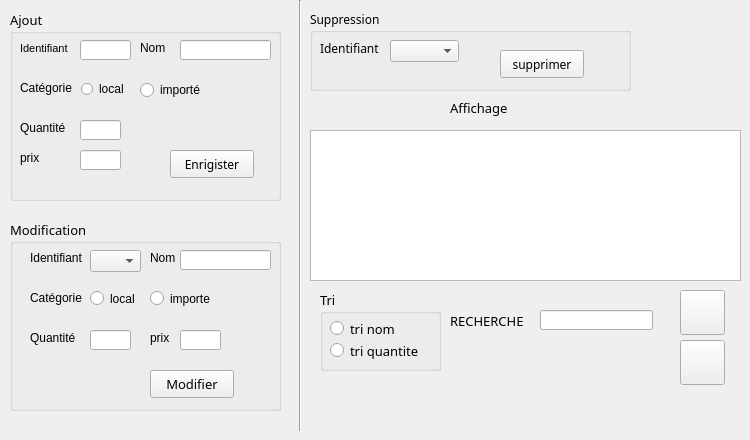
   <widget class="QWidget" name="tab">
    <attribute name="title">
     <string>Produit</string>
    </attribute>
    <widget class="Line" name="line_2">
     <property name="geometry">
      <rect>
       <x>290</x>
       <y>0</y>
       <width>20</width>
       <height>431</height>
      </rect>
     </property>
     <property name="orientation">
      <enum>Qt::Vertical</enum>
     </property>
    </widget>
    <widget class="QGroupBox" name="groupBox_2">
     <property name="geometry">
      <rect>
       <x>10</x>
       <y>10</y>
       <width>271</width>
       <height>191</height>
      </rect>
     </property>
     <property name="font">
      <font>
       <family>MS Reference Sans Serif</family>
       <pointsize>10</pointsize>
       <weight>50</weight>
       <bold>false</bold>
      </font>
     </property>
     <property name="styleSheet">
      <string notr="true">QTextEdit, QListView {
    background-color: white;
    background-image: url(draft.png);
    background-attachment: fixed;
}</string>
     </property>
     <property name="title">
      <string>Ajout</string>
     </property>
     <widget class="QLabel" name="label_5">
      <property name="geometry">
       <rect>
        <x>10</x>
        <y>30</y>
        <width>71</width>
        <height>16</height>
       </rect>
      </property>
      <property name="font">
       <font>
        <family>MS Shell Dlg 2</family>
        <pointsize>8</pointsize>
        <weight>50</weight>
        <bold>false</bold>
       </font>
      </property>
      <property name="styleSheet">
       <string notr="true">QLabel 
{
rgb(255, 255, 255)
font: 8pt &quot;MS Shell Dlg 2&quot;;}</string>
      </property>
      <property name="text">
       <string>Identifiant</string>
      </property>
     </widget>
     <widget class="QLineEdit" name="LineEditid_prod">
      <property name="geometry">
       <rect>
        <x>70</x>
        <y>30</y>
        <width>51</width>
        <height>20</height>
       </rect>
      </property>
      <property name="styleSheet">
       <string notr="true"/>
      </property>
     </widget>
     <widget class="QLabel" name="label_30">
      <property name="geometry">
       <rect>
        <x>130</x>
        <y>30</y>
        <width>71</width>
        <height>16</height>
       </rect>
      </property>
      <property name="text">
       <string>Nom</string>
      </property>
     </widget>
     <widget class="QLineEdit" name="LineEditnom_produit">
      <property name="geometry">
       <rect>
        <x>170</x>
        <y>30</y>
        <width>91</width>
        <height>20</height>
       </rect>
      </property>
     </widget>
     <widget class="QLabel" name="label_31">
      <property name="geometry">
       <rect>
        <x>10</x>
        <y>70</y>
        <width>71</width>
        <height>16</height>
       </rect>
      </property>
      <property name="text">
       <string>Catégorie</string>
      </property>
     </widget>
     <widget class="QLabel" name="label_32">
      <property name="geometry">
       <rect>
        <x>10</x>
        <y>110</y>
        <width>71</width>
        <height>16</height>
       </rect>
      </property>
      <property name="text">
       <string>Quantité</string>
      </property>
     </widget>
     <widget class="QLineEdit" name="LineEditQuantiteajoutP">
      <property name="geometry">
       <rect>
        <x>70</x>
        <y>110</y>
        <width>41</width>
        <height>20</height>
       </rect>
      </property>
     </widget>
     <widget class="QPushButton" name="pushButton_AjoutProdui">
      <property name="geometry">
       <rect>
        <x>160</x>
        <y>140</y>
        <width>84</width>
        <height>28</height>
       </rect>
      </property>
      <property name="font">
       <font>
        <family>MS Reference Sans Serif</family>
       </font>
      </property>
      <property name="styleSheet">
       <string notr="true">QPushButton::hover
{
	background-color: qlineargradient(spread:pad, x1:0, y1:0.511, x2:1, y2:0.511, stop:0 rgba(0, 207, 179, 255),stop:1 rgb(108, 135, 255));

}</string>
      </property>
      <property name="text">
       <string>Enrigister</string>
      </property>
     </widget>
     <widget class="QLabel" name="label_48">
      <property name="geometry">
       <rect>
        <x>10</x>
        <y>140</y>
        <width>71</width>
        <height>16</height>
       </rect>
      </property>
      <property name="text">
       <string>prix</string>
      </property>
     </widget>
     <widget class="QLineEdit" name="LineEditPrAjoutPr">
      <property name="geometry">
       <rect>
        <x>70</x>
        <y>140</y>
        <width>41</width>
        <height>20</height>
       </rect>
      </property>
     </widget>
     <widget class="QRadioButton" name="radioButton">
      <property name="geometry">
       <rect>
        <x>70</x>
        <y>70</y>
        <width>82</width>
        <height>17</height>
       </rect>
      </property>
      <property name="styleSheet">
       <string notr="true">QRadioButton::indicator {
    width: 13px;
    height: 13px;
}</string>
      </property>
      <property name="text">
       <string>local</string>
      </property>
     </widget>
     <widget class="QRadioButton" name="radioButton_2">
      <property name="geometry">
       <rect>
        <x>130</x>
        <y>70</y>
        <width>91</width>
        <height>20</height>
       </rect>
      </property>
      <property name="text">
       <string>importé</string>
      </property>
     </widget>
    </widget>
    <widget class="QGroupBox" name="groupBox_3">
     <property name="geometry">
      <rect>
       <x>310</x>
       <y>10</y>
       <width>321</width>
       <height>81</height>
      </rect>
     </property>
     <property name="font">
      <font>
       <family>MS Reference Sans Serif</family>
       <weight>50</weight>
       <bold>false</bold>
      </font>
     </property>
     <property name="title">
      <string>Suppression</string>
     </property>
     <widget class="QPushButton" name="suppProduit">
      <property name="geometry">
       <rect>
        <x>190</x>
        <y>40</y>
        <width>84</width>
        <height>28</height>
       </rect>
      </property>
      <property name="font">
       <font>
        <family>MS Reference Sans Serif</family>
       </font>
      </property>
      <property name="styleSheet">
       <string notr="true">QPushButton::hover
{
	background-color: qlineargradient(spread:pad, x1:0, y1:0.511, x2:1, y2:0.511, stop:0 rgba(0, 207, 179, 255),stop:1 rgb(108, 135, 255));

}</string>
      </property>
      <property name="text">
       <string>supprimer</string>
      </property>
     </widget>
     <widget class="QLabel" name="label_43">
      <property name="geometry">
       <rect>
        <x>10</x>
        <y>30</y>
        <width>71</width>
        <height>16</height>
       </rect>
      </property>
      <property name="text">
       <string>Identifiant</string>
      </property>
     </widget>
     <widget class="QComboBox" name="comboBox_3">
      <property name="geometry">
       <rect>
        <x>80</x>
        <y>30</y>
        <width>69</width>
        <height>22</height>
       </rect>
      </property>
     </widget>
    </widget>
    <widget class="QGroupBox" name="groupBox_4">
     <property name="geometry">
      <rect>
       <x>10</x>
       <y>220</y>
       <width>271</width>
       <height>191</height>
      </rect>
     </property>
     <property name="font">
      <font>
       <family>MS Reference Sans Serif</family>
       <pointsize>10</pointsize>
       <weight>50</weight>
       <bold>false</bold>
      </font>
     </property>
     <property name="title">
      <string>Modification</string>
     </property>
     <widget class="QPushButton" name="ModifProduit">
      <property name="geometry">
       <rect>
        <x>140</x>
        <y>150</y>
        <width>84</width>
        <height>28</height>
       </rect>
      </property>
      <property name="font">
       <font>
        <family>MS Reference Sans Serif</family>
       </font>
      </property>
      <property name="styleSheet">
       <string notr="true">QPushButton::hover
{
	background-color: qlineargradient(spread:pad, x1:0, y1:0.511, x2:1, y2:0.511, stop:0 rgba(0, 207, 179, 255),stop:1 rgb(108, 135, 255));

}</string>
      </property>
      <property name="text">
       <string>Modifier</string>
      </property>
     </widget>
    </widget>
    <widget class="QTableView" name="tableView">
     <property name="geometry">
      <rect>
       <x>310</x>
       <y>130</y>
       <width>431</width>
       <height>151</height>
      </rect>
     </property>
    </widget>
    <widget class="QLabel" name="label_2">
     <property name="geometry">
      <rect>
       <x>450</x>
       <y>100</y>
       <width>141</width>
       <height>16</height>
      </rect>
     </property>
     <property name="font">
      <font>
       <family>MS Reference Sans Serif</family>
       <pointsize>10</pointsize>
       <weight>50</weight>
       <bold>false</bold>
      </font>
     </property>
     <property name="text">
      <string>Affichage</string>
     </property>
    </widget>
    <widget class="QPushButton" name="pushButton_PDFProd">
     <property name="geometry">
      <rect>
       <x>680</x>
       <y>290</y>
       <width>45</width>
       <height>45</height>
      </rect>
     </property>
     <property name="minimumSize">
      <size>
       <width>45</width>
       <height>45</height>
      </size>
     </property>
     <property name="font">
      <font>
       <family>MS Shell Dlg 2</family>
       <pointsize>12</pointsize>
       <weight>50</weight>
       <italic>false</italic>
       <bold>false</bold>
      </font>
     </property>
     <property name="styleSheet">
      <string notr="true">QPushButton{

    font: 12pt &quot;MS Shell Dlg 2&quot;;

color:white;

background-image:url(C:/Users/ASUS/Documents/kiosqueK/pdf(1));

background-position:  center;

background-repeat:no-repeat;

				   }</string>
     </property>
     <property name="text">
      <string/>
     </property>
    </widget>
    <widget class="QLineEdit" name="lineEdit_rechercheP">
     <property name="geometry">
      <rect>
       <x>540</x>
       <y>310</y>
       <width>113</width>
       <height>20</height>
      </rect>
     </property>
    </widget>
    <widget class="QLabel" name="label_36">
     <property name="geometry">
      <rect>
       <x>30</x>
       <y>250</y>
       <width>71</width>
       <height>16</height>
      </rect>
     </property>
     <property name="text">
      <string>Identifiant</string>
     </property>
    </widget>
    <widget class="QComboBox" name="comboBox">
     <property name="geometry">
      <rect>
       <x>90</x>
       <y>250</y>
       <width>51</width>
       <height>22</height>
      </rect>
     </property>
    </widget>
    <widget class="QLabel" name="label_37">
     <property name="geometry">
      <rect>
       <x>150</x>
       <y>250</y>
       <width>71</width>
       <height>16</height>
      </rect>
     </property>
     <property name="text">
      <string>Nom</string>
     </property>
    </widget>
    <widget class="QLineEdit" name="NomModifPr">
     <property name="geometry">
      <rect>
       <x>180</x>
       <y>250</y>
       <width>91</width>
       <height>20</height>
      </rect>
     </property>
    </widget>
    <widget class="QLabel" name="label_38">
     <property name="geometry">
      <rect>
       <x>30</x>
       <y>290</y>
       <width>71</width>
       <height>16</height>
      </rect>
     </property>
     <property name="text">
      <string>Catégorie</string>
     </property>
    </widget>
    <widget class="QLabel" name="label_39">
     <property name="geometry">
      <rect>
       <x>30</x>
       <y>330</y>
       <width>71</width>
       <height>16</height>
      </rect>
     </property>
     <property name="text">
      <string>Quantité</string>
     </property>
    </widget>
    <widget class="QLineEdit" name="quantieModPr">
     <property name="geometry">
      <rect>
       <x>90</x>
       <y>330</y>
       <width>41</width>
       <height>20</height>
      </rect>
     </property>
    </widget>
    <widget class="QLabel" name="label_51">
     <property name="geometry">
      <rect>
       <x>150</x>
       <y>330</y>
       <width>71</width>
       <height>16</height>
      </rect>
     </property>
     <property name="text">
      <string>prix</string>
     </property>
    </widget>
    <widget class="QLineEdit" name="PrixModPr">
     <property name="geometry">
      <rect>
       <x>180</x>
       <y>330</y>
       <width>41</width>
       <height>20</height>
      </rect>
     </property>
    </widget>
    <widget class="QGroupBox" name="groupBox_7">
     <property name="geometry">
      <rect>
       <x>320</x>
       <y>290</y>
       <width>121</width>
       <height>81</height>
      </rect>
     </property>
     <property name="font">
      <font>
       <family>MS Reference Sans Serif</family>
       <pointsize>10</pointsize>
       <weight>50</weight>
       <bold>false</bold>
      </font>
     </property>
     <property name="title">
      <string>Tri</string>
     </property>
     <widget class="QRadioButton" name="radioButton_TRInProd">
      <property name="geometry">
       <rect>
        <x>10</x>
        <y>30</y>
        <width>82</width>
        <height>17</height>
       </rect>
      </property>
      <property name="text">
       <string>tri nom</string>
      </property>
     </widget>
     <widget class="QRadioButton" name="radioButton_TRIqProd">
      <property name="geometry">
       <rect>
        <x>10</x>
        <y>50</y>
        <width>91</width>
        <height>21</height>
       </rect>
      </property>
      <property name="text">
       <string>tri quantite</string>
      </property>
     </widget>
    </widget>
    <widget class="QRadioButton" name="radioButton_5">
     <property name="geometry">
      <rect>
       <x>90</x>
       <y>290</y>
       <width>82</width>
       <height>17</height>
      </rect>
     </property>
     <property name="text">
      <string>local</string>
     </property>
    </widget>
    <widget class="QRadioButton" name="radioButton_6">
     <property name="geometry">
      <rect>
       <x>150</x>
       <y>290</y>
       <width>82</width>
       <height>17</height>
      </rect>
     </property>
     <property name="text">
      <string>importe</string>
     </property>
    </widget>
    <widget class="QPushButton" name="EXCELPr">
     <property name="geometry">
      <rect>
       <x>680</x>
       <y>340</y>
       <width>45</width>
       <height>45</height>
      </rect>
     </property>
     <property name="minimumSize">
      <size>
       <width>45</width>
       <height>45</height>
      </size>
     </property>
     <property name="styleSheet">
      <string notr="true">QPushButton{

    font: 12pt &quot;MS Shell Dlg 2&quot;;

color:white;

background-image:url(C:/Users/ASUS/Documents/kiosqueK/excel);

background-position:  center;

background-repeat:no-repeat;

				   }</string>
     </property>
     <property name="text">
      <string/>
     </property>
    </widget>
    <widget class="QLabel" name="label_14">
     <property name="geometry">
      <rect>
       <x>450</x>
       <y>310</y>
       <width>81</width>
       <height>21</height>
      </rect>
     </property>
     <property name="font">
      <font>
       <family>MS Reference Sans Serif</family>
       <pointsize>10</pointsize>
      </font>
     </property>
     <property name="text">
      <string>RECHERCHE</string>
     </property>
    </widget>
   </widget>
